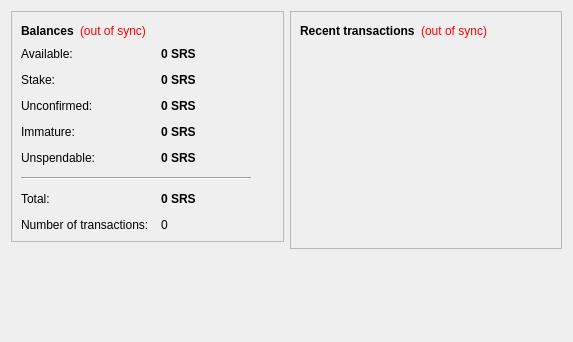
<?xml version="1.0" encoding="UTF-8"?>
<ui version="4.0">
 <class>OverviewPage</class>
 <widget class="QWidget" name="OverviewPage">
  <property name="geometry">
   <rect>
    <x>0</x>
    <y>0</y>
    <width>573</width>
    <height>342</height>
   </rect>
  </property>
  <property name="windowTitle">
   <string>Form</string>
  </property>
  <layout class="QHBoxLayout" name="horizontalLayout" stretch="1,1">
   <item>
    <layout class="QVBoxLayout" name="verticalLayout_2">
     <item>
      <widget class="QFrame" name="frame">
       <property name="frameShape">
        <enum>QFrame::StyledPanel</enum>
       </property>
       <property name="frameShadow">
        <enum>QFrame::Raised</enum>
       </property>
       <layout class="QVBoxLayout" name="verticalLayout_4">
        <item>
         <layout class="QHBoxLayout" name="horizontalLayout_4">
          <item>
           <widget class="QLabel" name="label_5">
            <property name="font">
             <font>
              <weight>75</weight>
              <bold>true</bold>
             </font>
            </property>
            <property name="text">
             <string>Balances</string>
            </property>
           </widget>
          </item>
          <item>
           <widget class="QLabel" name="labelWalletStatus">
            <property name="toolTip">
             <string>The displayed information may be out of date. Your wallet automatically synchronizes with the SrsCoin network after a connection is established, but this process has not completed yet.</string>
            </property>
            <property name="styleSheet">
             <string notr="true">QLabel { color: red; }</string>
            </property>
            <property name="text">
             <string notr="true">(out of sync)</string>
            </property>
            <property name="alignment">
             <set>Qt::AlignLeading|Qt::AlignLeft|Qt::AlignVCenter</set>
            </property>
           </widget>
          </item>
          <item>
           <spacer name="horizontalSpacer_2">
            <property name="orientation">
             <enum>Qt::Horizontal</enum>
            </property>
            <property name="sizeHint" stdset="0">
             <size>
              <width>40</width>
              <height>20</height>
             </size>
            </property>
           </spacer>
          </item>
         </layout>
        </item>
        <item>
         <layout class="QFormLayout" name="formLayout_2">
          <property name="fieldGrowthPolicy">
           <enum>QFormLayout::AllNonFixedFieldsGrow</enum>
          </property>
          <property name="horizontalSpacing">
           <number>12</number>
          </property>
          <property name="verticalSpacing">
           <number>12</number>
          </property>
          <item row="0" column="0">
           <widget class="QLabel" name="labelAvailableText">
            <property name="toolTip">
             <string>Your current available balance</string>
            </property>
            <property name="text">
             <string>Available:</string>
            </property>
           </widget>
          </item>
          <item row="0" column="1">
           <widget class="QLabel" name="labelAvailable">
            <property name="font">
             <font>
              <weight>75</weight>
              <bold>true</bold>
             </font>
            </property>
            <property name="cursor">
             <cursorShape>IBeamCursor</cursorShape>
            </property>
            <property name="toolTip">
             <string>Your current available balance</string>
            </property>
            <property name="text">
             <string notr="true">0 SRS</string>
            </property>
            <property name="alignment">
             <set>Qt::AlignLeading|Qt::AlignLeft|Qt::AlignVCenter</set>
            </property>
            <property name="textInteractionFlags">
             <set>Qt::LinksAccessibleByMouse|Qt::TextSelectableByKeyboard|Qt::TextSelectableByMouse</set>
            </property>
           </widget>
          </item>
          <item row="1" column="0">
           <widget class="QLabel" name="label_6">
            <property name="toolTip">
             <string>Total of coins that was staked, and do not yet count toward the current balance</string>
            </property>
            <property name="text">
             <string>Stake:</string>
            </property>
           </widget>
          </item>
          <item row="1" column="1">
           <widget class="QLabel" name="labelStake">
            <property name="font">
             <font>
              <weight>75</weight>
              <bold>true</bold>
             </font>
            </property>
            <property name="cursor">
             <cursorShape>IBeamCursor</cursorShape>
            </property>
            <property name="toolTip">
             <string>Total of coins that was staked, and do not yet count toward the current balance</string>
            </property>
            <property name="text">
             <string notr="true">0 SRS</string>
            </property>
            <property name="alignment">
             <set>Qt::AlignLeading|Qt::AlignLeft|Qt::AlignVCenter</set>
            </property>
            <property name="textInteractionFlags">
             <set>Qt::LinksAccessibleByMouse|Qt::TextSelectableByKeyboard|Qt::TextSelectableByMouse</set>
            </property>
           </widget>
          </item>
          <item row="2" column="0">
           <widget class="QLabel" name="label_3">
            <property name="toolTip">
             <string>Total of transactions that have yet to be confirmed, and do not yet count toward the current balance</string>
            </property>
            <property name="text">
             <string>Unconfirmed:</string>
            </property>
           </widget>
          </item>
          <item row="2" column="1">
           <widget class="QLabel" name="labelUnconfirmed">
            <property name="font">
             <font>
              <weight>75</weight>
              <bold>true</bold>
             </font>
            </property>
            <property name="cursor">
             <cursorShape>IBeamCursor</cursorShape>
            </property>
            <property name="toolTip">
             <string>Total of transactions that have yet to be confirmed, and do not yet count toward the current balance</string>
            </property>
            <property name="text">
             <string notr="true">0 SRS</string>
            </property>
            <property name="alignment">
             <set>Qt::AlignLeading|Qt::AlignLeft|Qt::AlignVCenter</set>
            </property>
            <property name="textInteractionFlags">
             <set>Qt::LinksAccessibleByMouse|Qt::TextSelectableByKeyboard|Qt::TextSelectableByMouse</set>
            </property>
           </widget>
          </item>
          <item row="3" column="0">
           <widget class="QLabel" name="labelImmatureText">
            <property name="toolTip">
             <string>Mined balance that has not yet matured</string>
            </property>
            <property name="text">
             <string>Immature:</string>
            </property>
           </widget>
          </item>
          <item row="3" column="1">
           <widget class="QLabel" name="labelImmature">
            <property name="font">
             <font>
              <weight>75</weight>
              <bold>true</bold>
             </font>
            </property>
            <property name="toolTip">
             <string>Mined balance that has not yet matured</string>
            </property>
            <property name="text">
             <string notr="true">0 SRS</string>
            </property>
            <property name="alignment">
             <set>Qt::AlignLeading|Qt::AlignLeft|Qt::AlignVCenter</set>
            </property>
            <property name="textInteractionFlags">
             <set>Qt::LinksAccessibleByMouse|Qt::TextSelectableByKeyboard|Qt::TextSelectableByMouse</set>
            </property>
           </widget>
          </item>
          <item row="4" column="0">
           <widget class="QLabel" name="labelBalanceWatchOnlyText">
            <property name="toolTip">
             <string>Your unspendable balance</string>
            </property>
            <property name="text">
             <string>Unspendable:</string>
            </property>
           </widget>
          </item>
          <item row="4" column="1">
           <widget class="QLabel" name="labelBalanceWatchOnly">
            <property name="font">
             <font>
              <weight>75</weight>
              <bold>true</bold>
             </font>
            </property>
            <property name="cursor">
             <cursorShape>IBeamCursor</cursorShape>
            </property>
            <property name="toolTip">
             <string>Your unspendable balance</string>
            </property>
            <property name="text">
             <string notr="true">0 SRS</string>
            </property>
            <property name="alignment">
             <set>Qt::AlignLeading|Qt::AlignLeft|Qt::AlignVCenter</set>
            </property>
            <property name="textInteractionFlags">
             <set>Qt::LinksAccessibleByMouse|Qt::TextSelectableByKeyboard|Qt::TextSelectableByMouse</set>
            </property>
           </widget>
          </item>
          <item row="5" column="0" colspan="2">
           <widget class="Line" name="line">
            <property name="maximumSize">
             <size>
              <width>230</width>
              <height>16777215</height>
             </size>
            </property>
            <property name="orientation">
             <enum>Qt::Horizontal</enum>
            </property>
           </widget>
          </item>
          <item row="6" column="0">
           <widget class="QLabel" name="labelTotalText">
            <property name="toolTip">
             <string>Your current total balance</string>
            </property>
            <property name="text">
             <string>Total:</string>
            </property>
           </widget>
          </item>
          <item row="6" column="1">
           <widget class="QLabel" name="labelTotal">
            <property name="font">
             <font>
              <weight>75</weight>
              <bold>true</bold>
             </font>
            </property>
            <property name="toolTip">
             <string>Your current total balance</string>
            </property>
            <property name="text">
             <string notr="true">0 SRS</string>
            </property>
            <property name="alignment">
             <set>Qt::AlignLeading|Qt::AlignLeft|Qt::AlignVCenter</set>
            </property>
            <property name="textInteractionFlags">
             <set>Qt::LinksAccessibleByMouse|Qt::TextSelectableByKeyboard|Qt::TextSelectableByMouse</set>
            </property>
           </widget>
          </item>
          <item row="7" column="0">
           <widget class="QLabel" name="label_2">
            <property name="toolTip">
             <string>Total number of transactions in wallet</string>
            </property>
            <property name="text">
             <string>Number of transactions:</string>
            </property>
           </widget>
          </item>
          <item row="7" column="1">
           <widget class="QLabel" name="labelNumTransactions">
            <property name="toolTip">
             <string>Total number of transactions in wallet</string>
            </property>
            <property name="text">
             <string notr="true">0</string>
            </property>
           </widget>
          </item>
         </layout>
        </item>
       </layout>
      </widget>
     </item>
     <item>
      <spacer name="verticalSpacer">
       <property name="orientation">
        <enum>Qt::Vertical</enum>
       </property>
       <property name="sizeHint" stdset="0">
        <size>
         <width>20</width>
         <height>40</height>
        </size>
       </property>
      </spacer>
     </item>
    </layout>
   </item>
   <item>
    <layout class="QVBoxLayout" name="verticalLayout_3">
     <item>
      <widget class="QFrame" name="frame_2">
       <property name="frameShape">
        <enum>QFrame::StyledPanel</enum>
       </property>
       <property name="frameShadow">
        <enum>QFrame::Raised</enum>
       </property>
       <layout class="QVBoxLayout" name="verticalLayout">
        <item>
         <layout class="QHBoxLayout" name="horizontalLayout_2">
          <item>
           <widget class="QLabel" name="label_4">
            <property name="text">
             <string>&lt;b&gt;Recent transactions&lt;/b&gt;</string>
            </property>
           </widget>
          </item>
          <item>
           <widget class="QLabel" name="labelTransactionsStatus">
            <property name="toolTip">
             <string>The displayed information may be out of date. Your wallet automatically synchronizes with the SrsCoin network after a connection is established, but this process has not completed yet.</string>
            </property>
            <property name="styleSheet">
             <string notr="true">QLabel { color: red; }</string>
            </property>
            <property name="text">
             <string notr="true">(out of sync)</string>
            </property>
            <property name="alignment">
             <set>Qt::AlignRight|Qt::AlignTrailing|Qt::AlignVCenter</set>
            </property>
           </widget>
          </item>
          <item>
           <spacer name="horizontalSpacer">
            <property name="orientation">
             <enum>Qt::Horizontal</enum>
            </property>
            <property name="sizeHint" stdset="0">
             <size>
              <width>40</width>
              <height>20</height>
             </size>
            </property>
           </spacer>
          </item>
         </layout>
        </item>
        <item>
         <widget class="QListView" name="listTransactions">
          <property name="styleSheet">
           <string notr="true">QListView { background: transparent; }</string>
          </property>
          <property name="frameShape">
           <enum>QFrame::NoFrame</enum>
          </property>
          <property name="verticalScrollBarPolicy">
           <enum>Qt::ScrollBarAlwaysOff</enum>
          </property>
          <property name="horizontalScrollBarPolicy">
           <enum>Qt::ScrollBarAlwaysOff</enum>
          </property>
          <property name="selectionMode">
           <enum>QAbstractItemView::NoSelection</enum>
          </property>
         </widget>
        </item>
       </layout>
      </widget>
     </item>
     <item>
      <spacer name="verticalSpacer_2">
       <property name="orientation">
        <enum>Qt::Vertical</enum>
       </property>
       <property name="sizeHint" stdset="0">
        <size>
         <width>20</width>
         <height>40</height>
        </size>
       </property>
      </spacer>
     </item>
    </layout>
   </item>
  </layout>
 </widget>
 <resources/>
 <connections/>
</ui>
